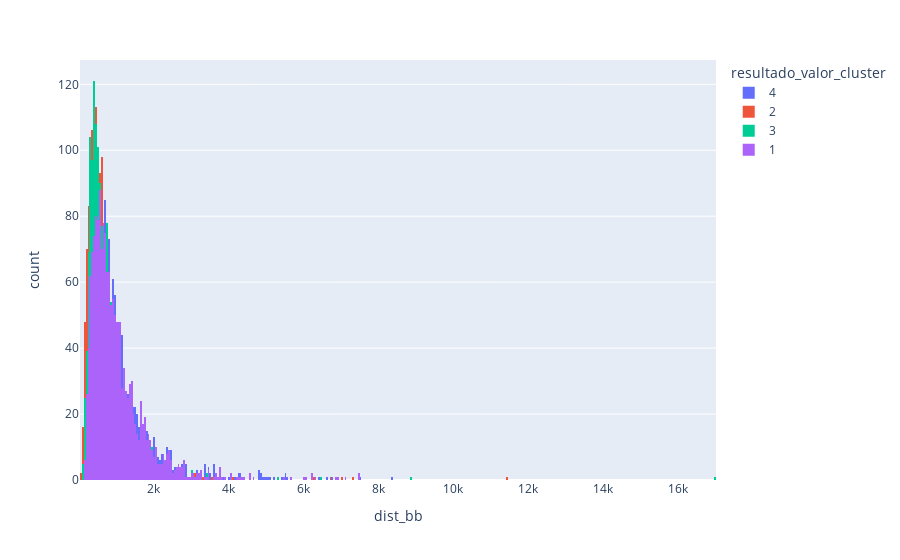

The code cell stored with this chart in its notebook:
### Code cell
fig = px.histogram(df_acao, x="dist_bb", color="resultado_valor_cluster")
fig.update_layout(barmode='overlay')
# Reduce opacity to see both histograms
fig.update_traces(opacity=1)
fig.show()

### Figure 1 — Plotly figure (JSON) as saved in the notebook; plotly's stock layout.template omitted (floating-point values rounded to 4 significant figures; data arrays with more than 128 entries replaced by an {"elided": "..."} marker saying what was removed)
{"data": [{"alignmentgroup": "True", "bingroup": "x", "hovertemplate": "resultado_valor_cluster=4<br>dist_bb=%{x}<br>count=%{y}<extra></extra>", "legendgroup": "4", "marker": {"color": "#636efa", "pattern": {"shape": ""}}, "name": "4", "offsetgroup": "4", "opacity": 1, "orientation": "v", "showlegend": true, "type": "histogram", "x": {"elided": "1689 float values"}, "xaxis": "x", "yaxis": "y"}, {"alignmentgroup": "True", "bingroup": "x", "hovertemplate": "resultado_valor_cluster=2<br>dist_bb=%{x}<br>count=%{y}<extra></extra>", "legendgroup": "2", "marker": {"color": "#EF553B", "pattern": {"shape": ""}}, "name": "2", "offsetgroup": "2", "opacity": 1, "orientation": "v", "showlegend": true, "type": "histogram", "x": {"elided": "1673 float values"}, "xaxis": "x", "yaxis": "y"}, {"alignmentgroup": "True", "bingroup": "x", "hovertemplate": "resultado_valor_cluster=3<br>dist_bb=%{x}<br>count=%{y}<extra></extra>", "legendgroup": "3", "marker": {"color": "#00cc96", "pattern": {"shape": ""}}, "name": "3", "offsetgroup": "3", "opacity": 1, "orientation": "v", "showlegend": true, "type": "histogram", "x": {"elided": "1663 float values"}, "xaxis": "x", "yaxis": "y"}, {"alignmentgroup": "True", "bingroup": "x", "hovertemplate": "resultado_valor_cluster=1<br>dist_bb=%{x}<br>count=%{y}<extra></extra>", "legendgroup": "1", "marker": {"color": "#ab63fa", "pattern": {"shape": ""}}, "name": "1", "offsetgroup": "1", "opacity": 1, "orientation": "v", "showlegend": true, "type": "histogram", "x": {"elided": "1667 float values"}, "xaxis": "x", "yaxis": "y"}], "layout": {"barmode": "overlay", "legend": {"title": {"text": "resultado_valor_cluster"}, "tracegroupgap": 0}, "margin": {"t": 60}, "xaxis": {"anchor": "y", "domain": [0, 1], "title": {"text": "dist_bb"}}, "yaxis": {"anchor": "x", "domain": [0, 1], "title": {"text": "count"}}}}
